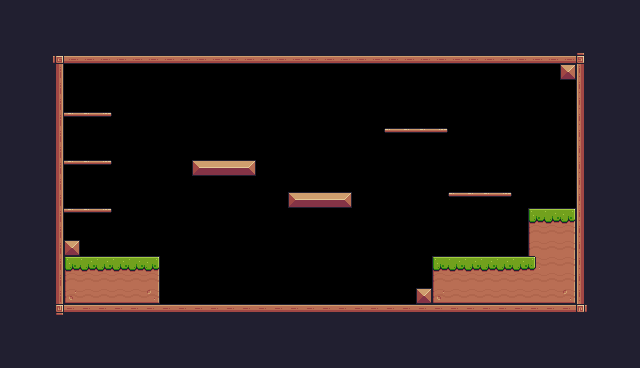

This is a level from a 2D game, rendered from its Tiled map with the project's own tilesets. A one-line summary and the complete map file follow:
An orthogonal 40x23 tile map with 16x16 px tiles, 1 tile layer (Background) and 31 objects (11x Fruit, 5x Platform, Player, Checkpoint, Chicken).

<map version="1.10" tiledversion="1.11.0" orientation="orthogonal" renderorder="right-down" width="40" height="23" tilewidth="16" tileheight="16" infinite="0" nextlayerid="4" nextobjectid="42">
 <tileset firstgid="1" source="Pixel Adventure.tsx" />
 <layer id="1" name="Background" width="40" height="23">
  <properties>
   <property name="BackgroundColor" value="Gray" />
  </properties>
  <data encoding="csv">
24,24,24,24,24,24,24,24,24,24,24,24,24,24,24,24,24,24,24,24,24,24,24,24,24,24,24,24,24,24,24,24,24,24,24,24,24,24,24,24,
24,24,24,24,24,24,24,24,24,24,24,24,24,24,24,24,24,24,24,24,24,24,24,24,24,24,24,24,24,24,24,24,24,24,24,24,24,24,24,24,
24,24,24,24,24,24,24,24,24,24,24,24,24,24,24,24,24,24,24,24,24,24,24,24,24,24,24,24,24,24,24,24,24,24,24,24,24,24,24,24,
24,24,24,92,134,134,134,134,134,134,134,134,134,134,134,134,134,134,134,134,134,134,134,134,134,134,134,134,134,134,134,134,134,134,134,134,93,24,24,24,
24,24,24,113,0,0,0,0,0,0,0,0,0,0,0,0,0,0,0,0,0,0,0,0,0,0,0,0,0,0,0,0,0,0,0,35,111,24,24,24,
24,24,24,113,0,0,0,0,0,0,0,0,0,0,0,0,0,0,0,0,0,0,0,0,0,0,0,0,0,0,0,0,0,0,0,0,111,24,24,24,
24,24,24,113,0,0,0,0,0,0,0,0,0,0,0,0,0,0,0,0,0,0,0,0,0,0,0,0,0,0,0,0,0,0,0,0,111,24,24,24,
24,24,24,113,41,41,42,0,0,0,0,0,0,0,0,0,0,0,0,0,0,0,0,0,0,0,0,0,0,0,0,0,0,0,0,0,111,24,24,24,
24,24,24,113,0,0,0,0,0,0,0,0,0,0,0,0,0,0,0,0,0,0,0,0,40,41,41,42,0,0,0,0,0,0,0,0,111,24,24,24,
24,24,24,113,0,0,0,0,0,0,0,0,0,0,0,0,0,0,0,0,0,0,0,0,0,0,0,0,0,0,0,0,0,0,0,0,111,24,24,24,
24,24,112,113,41,41,42,0,0,0,0,0,13,14,14,15,0,0,0,0,0,0,0,0,0,0,0,0,0,238,238,238,238,0,0,0,111,24,24,24,
24,24,112,113,0,0,0,0,0,0,0,0,0,0,0,0,0,0,0,0,0,0,0,0,0,0,0,0,0,0,0,0,0,0,0,0,111,24,24,24,
24,24,112,113,0,0,0,0,0,0,0,0,0,0,0,0,0,0,13,14,14,15,80,80,80,0,0,0,40,41,41,42,0,0,0,0,111,24,24,24,
24,24,112,113,41,41,42,0,0,0,0,0,0,0,0,0,0,0,0,0,0,0,80,80,80,0,0,0,0,238,238,238,238,7,8,9,111,24,24,24,
24,24,112,113,0,0,0,0,0,0,0,0,0,0,0,0,0,0,0,0,0,0,0,0,0,0,0,0,0,0,0,0,0,29,30,31,111,24,24,24,
24,24,24,113,35,0,0,0,0,0,0,0,0,0,0,0,0,0,0,0,0,0,0,0,0,0,0,0,0,0,0,0,0,29,30,31,111,24,24,24,
24,24,24,113,7,8,8,8,8,9,0,0,0,0,0,0,0,0,0,0,0,0,0,0,0,0,0,7,8,8,8,8,8,33,30,31,111,24,24,24,
24,24,24,113,29,30,30,30,30,31,0,0,0,0,0,0,0,0,0,0,0,0,0,0,0,0,0,29,30,30,30,30,30,30,30,31,111,24,24,24,
24,24,24,113,51,52,52,52,52,53,0,0,0,0,0,0,0,0,0,0,0,0,0,0,0,0,35,51,52,52,52,52,52,52,52,53,111,24,24,24,
24,24,24,114,90,90,90,90,90,90,90,90,90,90,90,90,90,90,90,90,90,90,90,90,90,90,90,90,90,90,90,90,90,90,90,90,115,24,24,24,
24,24,24,24,24,24,24,24,24,24,24,24,24,24,24,24,24,24,24,24,24,24,24,24,24,24,24,24,24,24,24,24,24,24,24,24,24,24,24,24,
24,24,24,24,24,24,24,24,24,24,24,24,24,24,24,24,24,24,24,24,24,24,24,24,24,24,24,24,24,24,24,24,24,24,24,24,24,24,24,24,
24,24,24,24,24,24,24,24,24,24,24,24,24,24,24,24,24,24,24,24,24,24,24,24,24,24,24,24,24,24,24,24,24,24,24,24,24,24,24,24
</data>
 </layer>
 <objectgroup id="2" name="Spawnpoints">
  <object id="4" name="Player" type="Player" x="112" y="224" width="32" height="32" />
  <object id="21" name="Bananas" type="Fruit" x="72" y="80" width="32" height="32" />
  <object id="22" name="Orange" type="Fruit" x="72" y="128" width="32" height="32" />
  <object id="23" name="Apple" type="Fruit" x="72" y="176" width="32" height="32" />
  <object id="24" name="Cherries" type="Fruit" x="192" y="128" width="32" height="32" />
  <object id="25" name="Cherries" type="Fruit" x="224" y="128" width="32" height="32" />
  <object id="26" name="Cherries" type="Fruit" x="208" y="96" width="32" height="32" />
  <object id="27" name="Cherries" type="Fruit" x="288" y="160" width="32" height="32" />
  <object id="28" name="Cherries" type="Fruit" x="320" y="160" width="32" height="32" />
  <object id="29" name="Cherries" type="Fruit" x="304" y="128" width="32" height="32" />
  <object id="30" name="Kiwi" type="Fruit" x="400" y="96" width="32" height="32" />
  <object id="31" name="Kiwi" type="Fruit" x="464" y="160" width="32" height="32" />
  <object id="36" name="Checkpoint" type="Checkpoint" x="512" y="144" width="64" height="64" />
  <object id="37" name="Chicken" type="Chicken" x="336" y="272" width="32" height="32">
   <properties>
    <property name="offNeg" type="float" value="12" />
    <property name="offPos" type="float" value="5" />
   </properties>
  </object>
 </objectgroup>
 <objectgroup id="3" name="Collisions">
  <object id="7" x="48" y="48" width="16" height="272" />
  <object id="8" x="64" y="48" width="528" height="16" />
  <object id="9" x="576" y="64" width="16" height="256" />
  <object id="10" x="64" y="304" width="512" height="16" />
  <object id="11" x="64" y="240" width="16" height="16" />
  <object id="12" x="64" y="256" width="96" height="48" />
  <object id="13" x="191.404" y="159.404" width="64" height="16" />
  <object id="14" x="288" y="191.617" width="64" height="16" />
  <object id="15" x="432" y="256" width="96" height="48" />
  <object id="16" type="Platform" x="447.322" y="191.322" width="64" height="8" />
  <object id="17" type="Platform" x="384.182" y="127.239" width="64" height="8" />
  <object id="18" type="Platform" x="64" y="160" width="48" height="8" />
  <object id="19" type="Platform" x="64" y="112" width="48" height="8" />
  <object id="20" type="Platform" x="64" y="208" width="48" height="8" />
  <object id="35" x="528" y="208" width="48" height="96" />
  <object id="40" x="416.362" y="288.296" width="16.0826" height="16.0826" />
  <object id="41" x="558.723" y="63.7349" width="18.4653" height="15.487" />
 </objectgroup>
</map>
